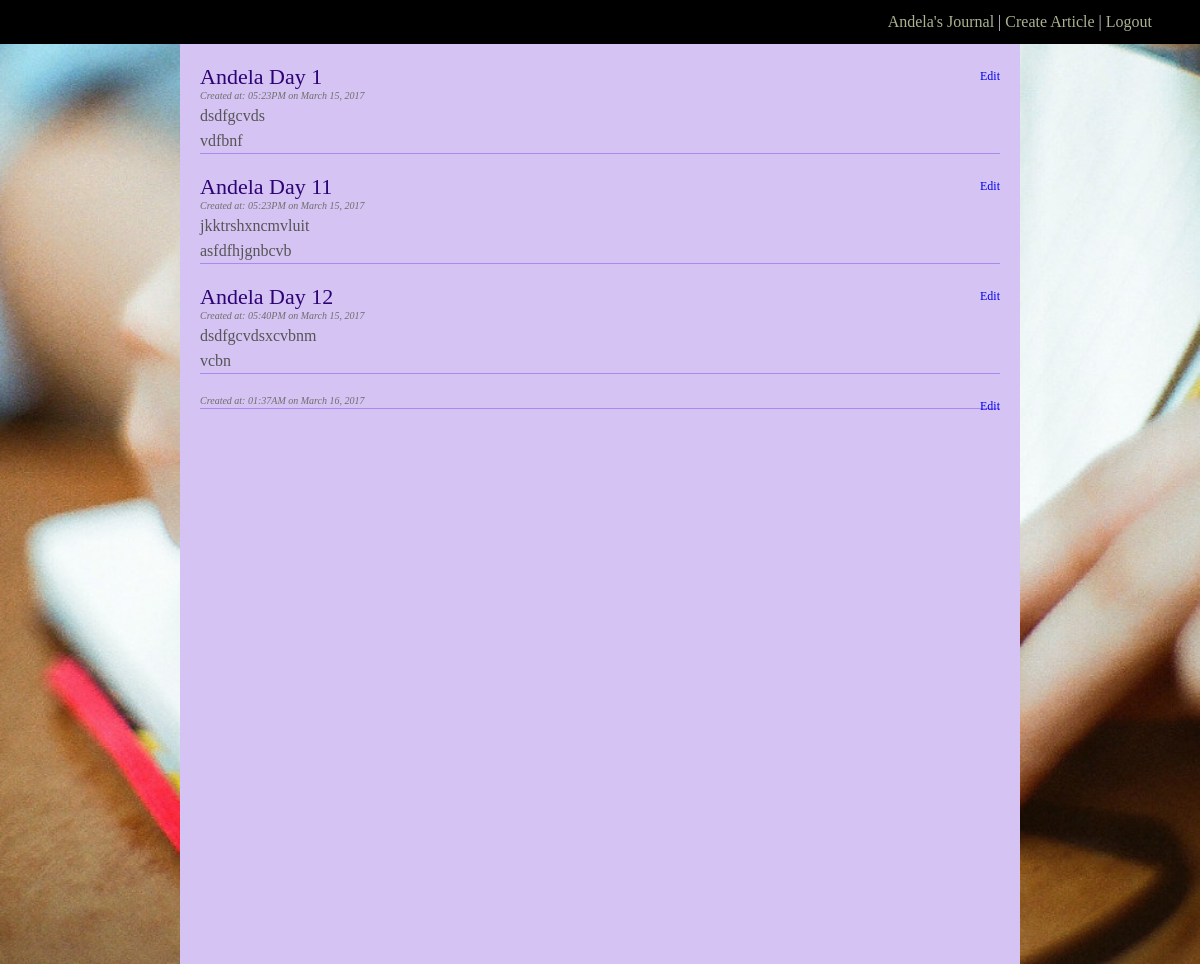
Before: /index (signed in) with the older database file.
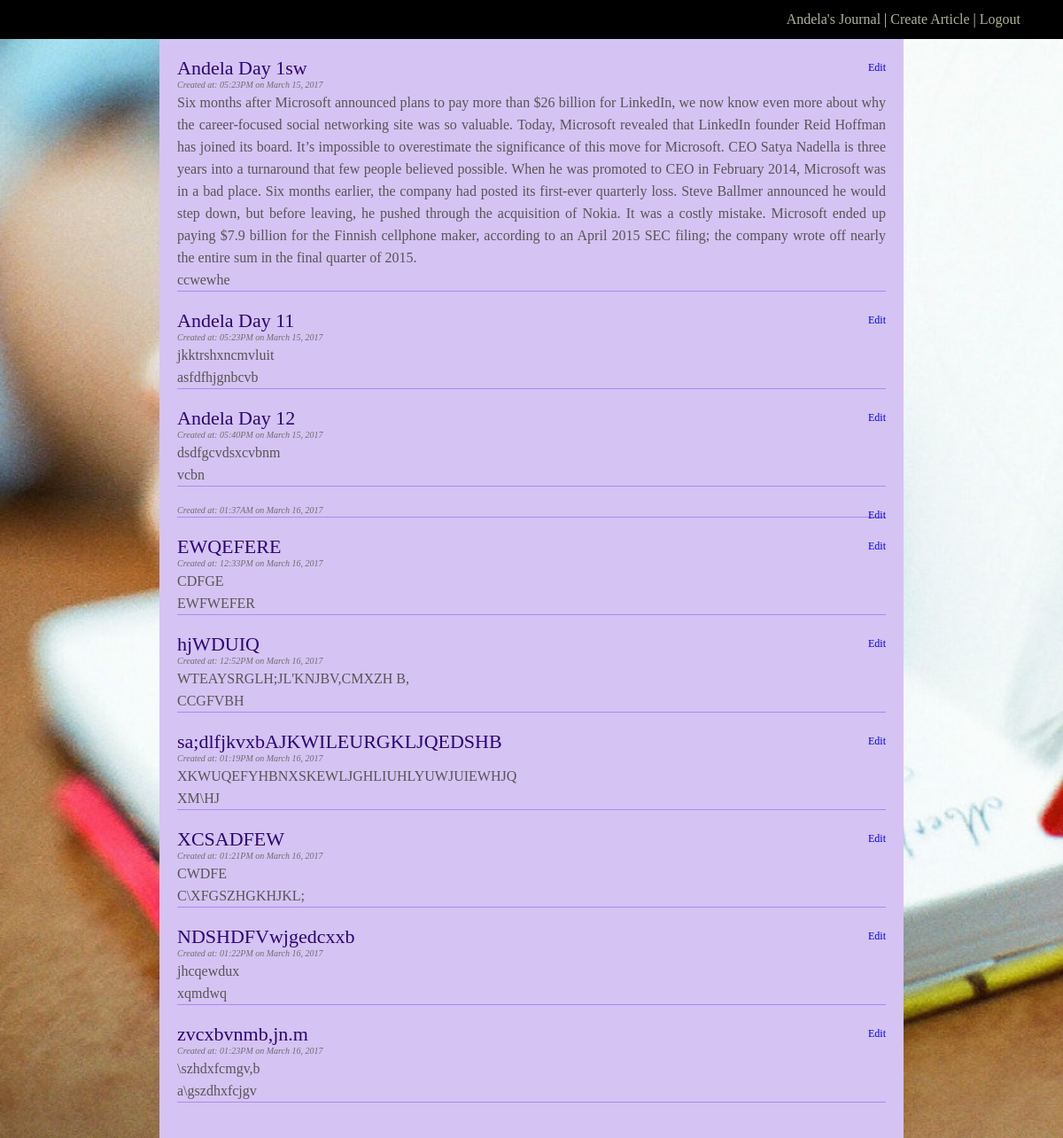
After: the same page with the newer database file.
### app/models.py (models this page shows, shortened)
class User(db.Model):
	id = db.Column(db.Integer, primary_key=True )
	nickname = db.Column(db.String, index=True, unique=True)
	email = db.Column(db.String, index=True, unique=True)
	articles =  db.relationship('Article', backref='user',lazy='dynamic')
	@property
	def is_authenticated(self):
		return True

class Article(db.Model):
	__tablename__ = 'article'
	id = db.Column(db.Integer, primary_key=True )
	title = db.Column(db.String,  unique=False)
	tags = db.Column(db.String,  unique=False)
	bodytxt = db.Column(db.String, unique=False)
	date = db.Column(db.DateTime)
	user_id = db.Column(db.Integer, db.ForeignKey('user.id'))

### app/views.py (the view)
@login_required
@app.route('/index')
def index():
    user = g.user
    articles = user.articles
    return render_template('index.html',
                           title='Home',
                           user=user,
                           articles=articles)

### app/views.py (called while the page is built)
@lm.user_loader
def load_user(id):
    return User.query.get(int(id)) #coversion to int bse Flask-login used unicode strs

@app.before_request
def before_request():
    g.user = current_user

### app/templates/index.html
{% extends "base.html" %}
{% block content %}
<div class="listingWrap">
    {% for article in articles %}
        <a href="/edit/{{ article.id }}" class = "fright">Edit</a>
        <div class="articleHeading">
	      {{ article.title }}
	    </div>
	    <div class="articleDate">Created at:
	      {{ article.date.strftime("%I:%M%p on %B %d, %Y") }}
	    </div>
	    <div class="articleDescription">
	      {{ article.bodytxt }}
	    </div>
	    <div class ="articletags">
	    	{{article.tags}}
	    </div>
    {% endfor %}
</div>
{% endblock %}

### app/templates/base.html (shortened to what this page needs)
<html>
  <head>
    <link rel="stylesheet" type="text/css" href="static/css/journalstyles.css">
  </head>
  <body>
    <div class="landingcont">
    <div class = "headingBar">
        {% if g.user.is_authenticated %}
        <a href="{{ url_for('index') }}">{{ user.nickname }}'s Journal</a>
        | <a href="{{ url_for('create') }}">Create Article</a>
        | <a href="{{ url_for('logout') }}">Logout</a>
        {% endif %}
    </div>
    {% block content %}{% endblock %}
  </div>
  </body>
</html>

### app/static/css/journalstyles.css (style rules this page uses)
html, body { height: 100%; font-family: cursive; ;overflow: hidden }
.fright { float:right; }
a { text-decoration: none }
.headingBar { background: #000; padding: 13px 48px; color: #cecece; text-align: right; }
.headingBar a { color:#aab392; }
body { padding:0px; margin:0px }
.landingcont { position: relative; height: 100vh; background-image: url(../img/landingpic.jpg); background-size: cover; overflow: auto }
.listingWrap { color: #555; width: 800px; margin: 0 auto 0px; padding: 20px; background: #d5c3f3; text-align: justify; line-height: 25px; min-height: 95% }
.articleHeading { color: #2d0374; font-size: 22px; }
.articleDate { font-size: 10px; color: #6e6e6e; line-height: 14px; font-style: italic; }
.articleTags { margin-bottom: 20px; border-bottom: 1px solid #ad88f1; }
.listingWrap a { font-size:12px; }

Changed rows visible on the page:
changed Article: title "Andela Day 1" → "Andela Day 1sw"; bodytxt "dsdfgcvds" → "Six months after Microsoft announced plans to pay more than $26 billion for LinkedIn, we now know even more about why the career-focused social networking site was so valuable. Today, Microsoft revealed that LinkedIn founder Reid Hoffman has joined its board. It’s impossible to overestimate the significance of this move for Microsoft. CEO Satya Nadella is three years into a turnaround that few people believed possible. When he was promoted to CEO in February 2014, Microsoft was in a bad place. Six months earlier, the company had posted its first-ever quarterly loss. Steve Ballmer announced he would step down, but before leaving, he pushed through the acquisition of Nokia. It was a costly…"; tags "vdfbnf" → "ccwewhe"
added Article: title "EWQEFERE", date "12:33PM on March 16, 2017", bodytxt "CDFGE", tags "EWFWEFER"
added Article: title "hjWDUIQ", date "12:52PM on March 16, 2017", bodytxt "WTEAYSRGLH;JL'KNJBV,CMXZH B,", tags "CCGFVBH"
added Article: title "sa;dlfjkvxbAJKWILEURGKLJQEDSHB", date "01:19PM on March 16, 2017", bodytxt "XKWUQEFYHBNXSKEWLJGHLIUHLYUWJUIEWHJQ", tags "XM\\HJ"
added Article: title "XCSADFEW", date "01:21PM on March 16, 2017", bodytxt "CWDFE", tags "C\\XFGSZHGKHJKL;"
added Article: title "NDSHDFVwjgedcxxb", date "01:22PM on March 16, 2017", bodytxt "jhcqewdux", tags "xqmdwq"
added Article: title "zvcxbvnmb,jn.m", date "01:23PM on March 16, 2017", bodytxt "\\szhdxfcmgv,b", tags "a\\gszdhxfcjgv"
